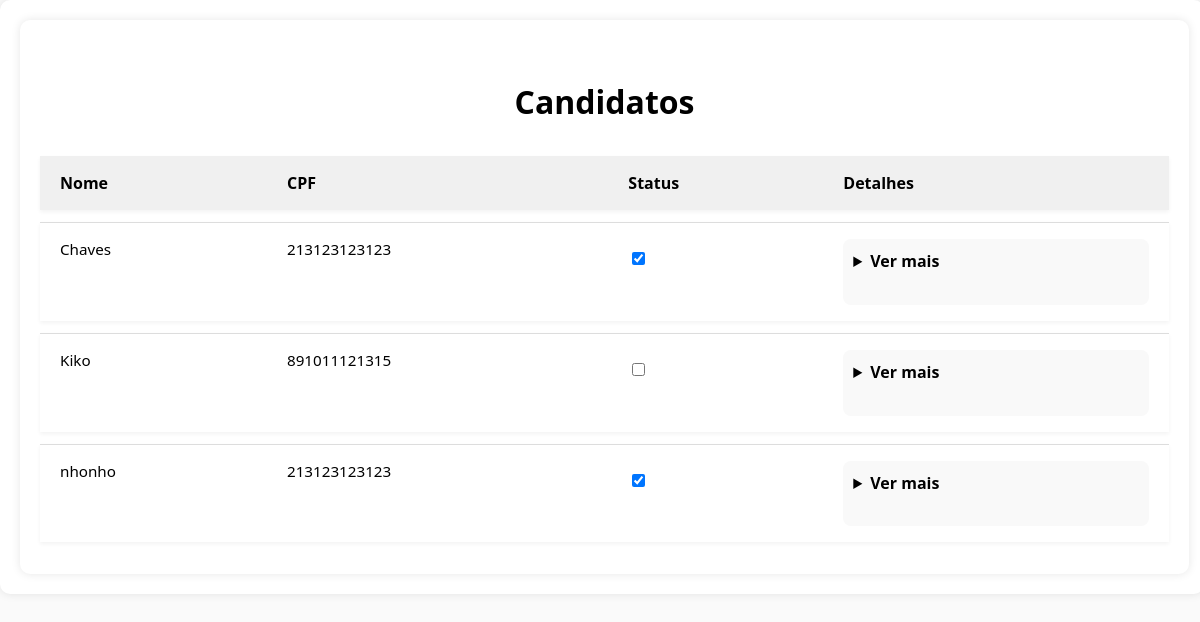
/candidatos/, run on an earlier commit of the app's database.
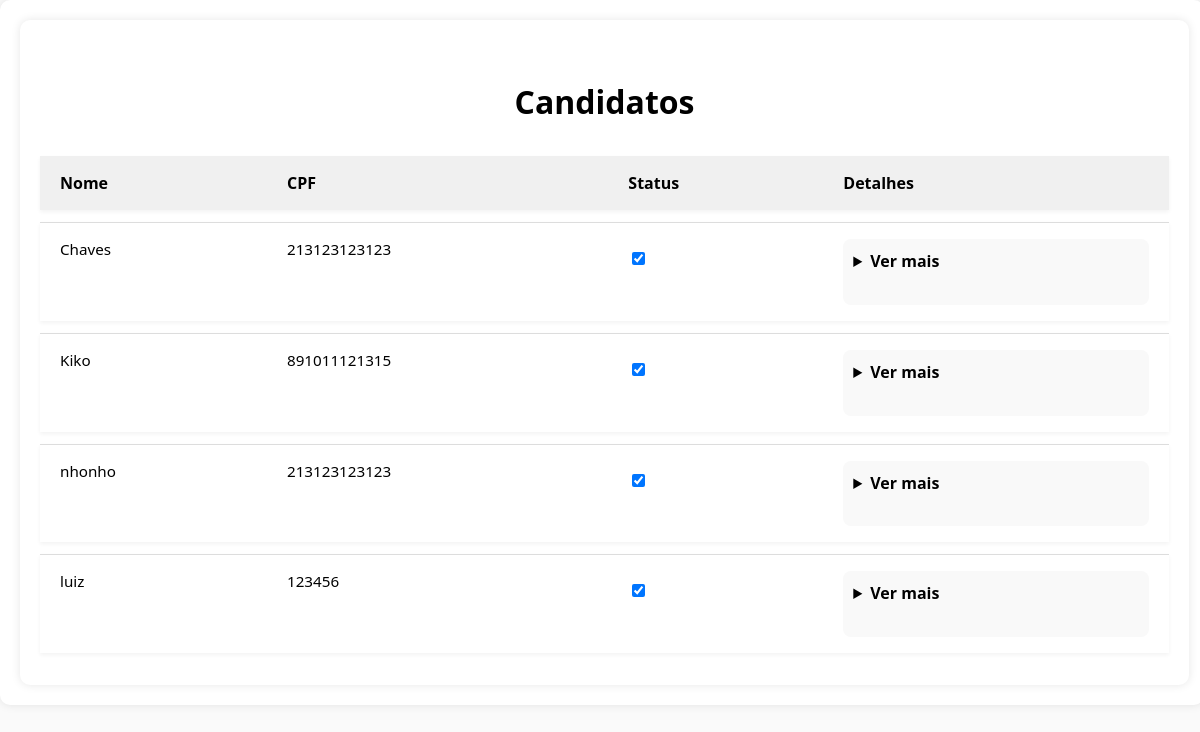
And on a later commit of the database.
### portal/models.py (models this page shows, shortened)
class Candidato(models.Model):
    user = models.OneToOneField(User, on_delete=models.CASCADE, null=True, blank=True)
    nome_completo = models.CharField(max_length=200)
    data_nascimento = models.DateField()
    idade = models.IntegerField(editable = False)
    sexo = models.CharField(max_length=20)
    raca_cor = models.CharField(max_length=50)
    cpf = models.CharField(max_length=14)
    telefone = models.CharField(max_length=20, blank=True)
    whatsapp = models.BooleanField()
    estado_civil = models.CharField(max_length=50, blank=True)
    email = models.EmailField(blank=True)
    endereco_principal = models.CharField(max_length=200)
    numero = models.CharField(max_length=20)
    bairro = models.CharField(max_length=100)
    municipio_uf = models.CharField(max_length=100)
    microrregiao = models.CharField(max_length=100, blank=True)
    cep = models.CharField(max_length=20)
    ingressara_no_projeto = models.BooleanField()
    turno = models.CharField(max_length=50, blank=True)
    apadrinhado = models.BooleanField()
    escolaridade = models.CharField(max_length=100, blank=True)
    rede_ensino = models.CharField(max_length=50, blank=True)
    ano_ou_periodo = models.CharField(max_length=20, blank=True)
    turno_escolar = models.CharField(max_length=50, blank=True)
    motivo_nao_estuda = models.TextField(blank=True)
    pretende_estudar = models.BooleanField(null=True)
    situacao_profissional = models.CharField(max_length=100, blank=True)
    profissao = models.CharField(max_length=100, blank=True)
    local_trabalho = models.CharField(max_length=100, blank=True)
    bairro_trabalho = models.CharField(max_length=100, blank=True)
    salario = models.DecimalField(max_digits=10, decimal_places=2, null=True, blank=True)
    conhece_eca = models.CharField(max_length=50, blank=True)
    nocao_cidadania = models.BooleanField(null=True)
    referencia_familiar = models.CharField(max_length=20, blank=True)
    conhece_conselho = models.CharField(max_length=100, blank=True)
    conhece_foscar = models.CharField(max_length=100, blank=True)
    possui_plano = models.BooleanField(null=True)
    nome_plano = models.CharField(max_length=100, blank=True)
    problema_saude = models.BooleanField(null=True)
    acompanhamento_medico = models.BooleanField(null=True)
    cirurgia = models.BooleanField(null=True)
    problema_atual = models.TextField(blank=True)
    deficiencia_fisica = models.BooleanField(null=True)
    tipo_deficiencia = models.CharField(max_length=100, blank=True)
    desenvolvimento_mental = models.TextField(blank=True)
    onde_procura_saude = models.CharField(max_length=100, blank=True)
    refeicoes_dia = models.IntegerField(null=True, blank=True)
    alimentacao = models.TextField(blank=True)
    participa_grupo = models.TextField(blank=True)
    tipo_casa = models.CharField(max_length=100, blank=True)
    tipo_moradia = models.CharField(max_length=100, blank=True)
    vulnerabilidade = models.TextField(blank=True)
    numero_comodos = models.IntegerField(null=True, blank=True)
    divisorias_crianca_adulto = models.BooleanField(null=True)
    tem_banheiro = models.BooleanField(null=True)
    banheiro_dentro = models.BooleanField(null=True)
    energia_publica = models.BooleanField(null=True)
    agua = models.CharField(max_length=100, blank=True)
    destino_lixo = models.CharField(max_length=100, blank=True)
    destino_esgoto = models.CharField(max_length=100, blank=True)
    bens = models.TextField(blank=True)
    origem_bens = models.CharField(max_length=100, blank=True)
    cadastrado_cadunico = models.BooleanField(null=True)
    bolsa_familia = models.BooleanField(null=True)
    auxilio_moradia = models.BooleanField(null=True)
    recebe_bpc = models.BooleanField(null=True)
    faixa_renda_familiar = models.CharField(max_length=100, blank=True)
    renda_per_capita = models.DecimalField(max_digits=10, decimal_places=2, null=True, blank=True)
    aprovado = models.BooleanField(null=True, blank=True)

### portal/views.py (the view)
# urls.py: path('candidatos/', views.lista_candidatos, name='lista_candidatos'),
def lista_candidatos(request):
    candidatos = Candidato.objects.all()
    return render(request, "candidatos.html", {"candidatos": candidatos})

### portal/templates/candidatos.html (shortened to what the changed rows need)
{% extends "base.html" %}
{% block content %}
<div class="container">
    <h1>Candidatos</h1>
    <table>
        <thead>
            <tr>
                <th>Nome</th>
                <th>CPF</th>
                <th>Status</th>
                <th>Detalhes</th>
            </tr>
        </thead>
        <tbody>
        {% for candidato in candidatos %}
            <tr>
                <td>{{ candidato.nome_completo }}</td>
                <td>{{ candidato.cpf }}</td>
                <td class="acoes">
                    <div class="status-checkbox">
                        <form method="post" action="{% url 'alterar_status' candidato.id %}">
                            <label class="checkbox-wrapper" title="Clique para aprovar/reprovar">
                                <input type="checkbox" name="status" value="aprovar" onchange="this.form.submit()" {% if candidato.aprovado %}checked{% endif %}>
                            </label>
                        </form>
                    </div>
                </td>
                <td>
                    <details>
                        <summary>Ver mais</summary>
                        <strong>Data de Nascimento:</strong> {{ candidato.data_nascimento }}<br>
                        <strong>Idade:</strong> {{ candidato.idade }}<br>
                        <strong>Sexo:</strong> {{ candidato.sexo }}<br>
                        <strong>Raça/Cor:</strong> {{ candidato.raca_cor }}<br>
                        <strong>Telefone:</strong> {{ candidato.telefone }}<br>
                        <strong>WhatsApp:</strong> {{ candidato.whatsapp }}<br>
                        <strong>Estado Civil:</strong> {{ candidato.estado_civil }}<br>
                        <strong>Email:</strong> {{ candidato.email }}<br>
                        <strong>Endereço:</strong> {{ candidato.endereco_principal }}, {{ candidato.numero }} - {{ candidato.bairro }}<br>
                        <strong>Município/UF:</strong> {{ candidato.municipio_uf }}<br>
                        <strong>Microrregião:</strong> {{ candidato.microrregiao }}<br>
                        <strong>CEP:</strong> {{ candidato.cep }}<br>
                        <strong>Ingressará no Projeto:</strong> {{ candidato.ingressara_no_projeto }}<br>
                        <strong>Turno:</strong> {{ candidato.turno }}<br>
                        <strong>Apadrinhado:</strong> {{ candidato.apadrinhado }}<br><br>
                        <strong>Escolaridade:</strong> {{ candidato.escolaridade }}<br>
                        <strong>Rede de Ensino:</strong> {{ candidato.rede_ensino }}<br>
                        <strong>Ano ou Período:</strong> {{ candidato.ano_ou_periodo }}<br>
                        <strong>Turno Escolar:</strong> {{ candidato.turno_escolar }}<br>
                        <strong>Motivo de Não Estudo:</strong> {{ candidato.motivo_nao_estuda }}<br>
                        <strong>Pretende Estudar:</strong> {{ candidato.pretende_estudar }}<br><br>
                        <strong>Situação Profissional:</strong> {{ candidato.situacao_profissional }}<br>
                        <strong>Profissão:</strong> {{ candidato.profissao }}<br>
                        <strong>Local de Trabalho:</strong> {{ candidato.local_trabalho }}<br>
                        <strong>Bairro do Trabalho:</strong> {{ candidato.bairro_trabalho }}<br>
                        <strong>Salário:</strong> R$ {{ candidato.salario }}<br><br>
                        <strong>Conhece ECA:</strong> {{ candidato.conhece_eca }}<br>
                        <strong>Noção de Cidadania:</strong> {{ candidato.nocao_cidadania }}<br>
                        <strong>Referência Familiar:</strong> {{ candidato.referencia_familiar }}<br>
                        <strong>Conhece Conselho:</strong> {{ candidato.conhece_conselho }}<br>
                        <strong>Conhece FOSCAR:</strong> {{ candidato.conhece_foscar }}<br><br>
                        <strong>Possui Plano de Saúde:</strong> {{ candidato.possui_plano }}<br>
                        <strong>Nome do Plano:</strong> {{ candidato.nome_plano }}<br>
                        <strong>Problema de Saúde:</strong> {{ candidato.problema_saude }}<br>
                        <strong>Acompanhamento Médico:</strong> {{ candidato.acompanhamento_medico }}<br>
                        <strong>Cirurgia:</strong> {{ candidato.cirurgia }}<br>
                        <strong>Problema Atual:</strong> {{ candidato.problema_atual }}<br>
                        <strong>Deficiência Física:</strong> {{ candidato.deficiencia_fisica }}<br>
                        <strong>Tipo de Deficiência:</strong> {{ candidato.tipo_deficiencia }}<br>
                        <strong>Desenvolvimento Mental:</strong> {{ candidato.desenvolvimento_mental }}<br>
                        <strong>Onde Procura Saúde:</strong> {{ candidato.onde_procura_saude }}<br><br>
                        <strong>Refeições por Dia:</strong> {{ candidato.refeicoes_dia }}<br>
                        <strong>Alimentação:</strong> {{ candidato.alimentacao }}<br><br>
                        <strong>Participa de Grupos:</strong> {{ candidato.participa_grupo }}<br><br>
                        <strong>Tipo de Casa:</strong> {{ candidato.tipo_casa }}<br>
                        <strong>Tipo de Moradia:</strong> {{ candidato.tipo_moradia }}<br>
                        <strong>Vulnerabilidade:</strong> {{ candidato.vulnerabilidade }}<br>
                        <strong>Número de Cômodos:</strong> {{ candidato.numero_comodos }}<br>
                        <strong>Divisória Criança/Adulto:</strong> {{ candidato.divisorias_crianca_adulto }}<br>
                        <strong>Tem Banheiro:</strong> {{ candidato.tem_banheiro }}<br>
                        <strong>Banheiro Dentro:</strong> {{ candidato.banheiro_dentro }}<br>
                        <strong>Energia Pública:</strong> {{ candidato.energia_publica }}<br>
                        <strong>Água:</strong> {{ candidato.agua }}<br>
                        <strong>Destino do Lixo:</strong> {{ candidato.destino_lixo }}<br>
                        <strong>Destino do Esgoto:</strong> {{ candidato.destino_esgoto }}<br><br>
                        <strong>Bens:</strong> {{ candidato.bens }}<br>
                        <strong>Origem dos Bens:</strong> {{ candidato.origem_bens }}<br><br>
                        <strong>Cadastrado no CadÚnico:</strong> {{ candidato.cadastrado_cadunico }}<br>
                        <strong>Recebe Bolsa Família:</strong> {{ candidato.bolsa_familia }}<br>
                        <strong>Auxílio Moradia:</strong> {{ candidato.auxilio_moradia }}<br>
                        <strong>Recebe BPC:</strong> {{ candidato.recebe_bpc }}<br><br>
                        <strong>Faixa de Renda Familiar:</strong> {{ candidato.faixa_renda_familiar }}<br>
                    </details>
                </td>
            </tr>
        {% endfor %}
        </tbody>
    </table>
</div>
{% endblock %}

What changed in the data, as far as the page shows it:
changed Candidato "Kiko": aprovado "☐" → "☑"
added Candidato: nome_completo "luiz", cpf "123456", aprovado "☑"
